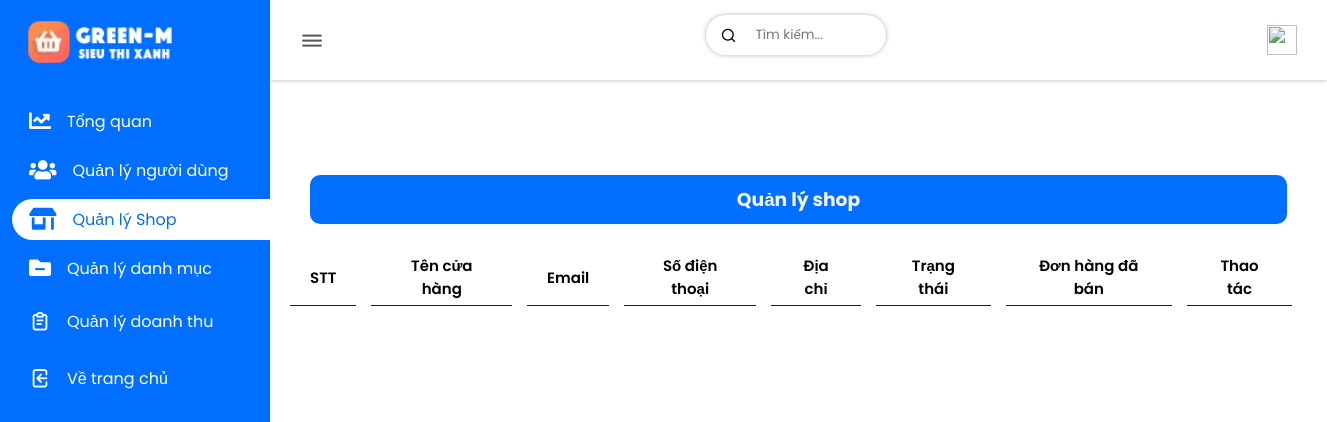
Page /admin/admin/index.php?act=shop on the earlier database version.
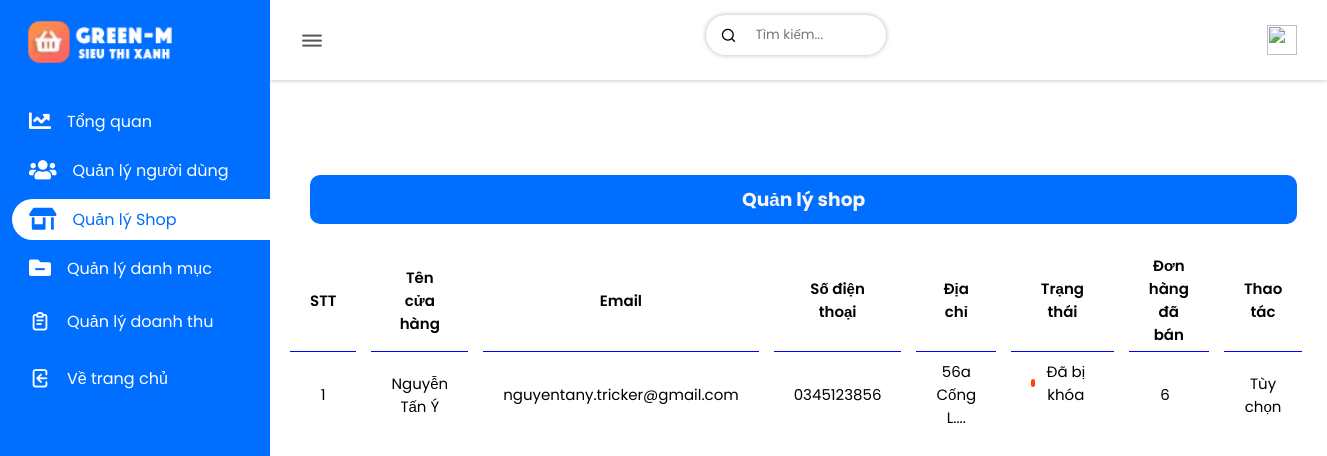
Same page on the later database version.
### tables this page shows
CREATE TABLE `account` (
  `account_id` int(123) NOT NULL,
  `account_name` longblob NOT NULL,
  `account_sex` varchar(3) NOT NULL,
  `account_address` varchar(80) NOT NULL,
  `account_number_pay` varchar(25) NOT NULL,
  `account_pay` varchar(15) NOT NULL,
  `account_avt` varchar(299) NOT NULL DEFAULT 'view/images/account/user.png',
  `account_username` varchar(30) NOT NULL,
  `account_email` varchar(40) NOT NULL,
  `account_verified_mail` varchar(15) NOT NULL DEFAULT 'Chưa xác thực',
  `account_phone` varchar(10) NOT NULL,
  `account_pass` varchar(100) NOT NULL,
  `account_position` varchar(20) NOT NULL DEFAULT 'Khách hàng',
  `account_notify` varchar(100) NOT NULL,
  `account_status` varchar(30) NOT NULL DEFAULT 'Offline',
  `time_reg` timestamp NOT NULL DEFAULT current_timestamp()
);

### admin/admin/model/connect.php (called while the page is built, shortened)
<?php
    class dao_con {
        public static function conn_db() {
            $sqlServer = "mysql:host=localhost; dbname=green_m8683";
            $username = "root";
            $password = "";
            try {
                $conn = new PDO($sqlServer, $username, $password);
                $conn->setAttribute(PDO::ATTR_ERRMODE, PDO::ERRMODE_EXCEPTION);
            } catch(PDOException $e) {
                echo 'Ket noi database that bai do ' . $e->getMessage();
            }
            return $conn;
        }
        public static function conn_show_all($sql) {
            $conn = self::conn_db();
            $sqlBindParam = array_slice(func_get_args(), 1);
            try {
                $stmt = $conn->prepare($sql);
                $stmt->execute($sqlBindParam);
                $ketqua = $stmt->fetchAll();
                return $ketqua;
            } catch (PDOException $e) {
                throw $e;
            } finally {
                unset($conn);
            }
        }
    }
?>

### admin/admin/model/account.php (called while the page is built, shortened)
<?php
    include_once "connect.php";
    class account_lass extends dao_con {
        public static function show_shop() {
            $sql = "SELECT account.*, IFNULL(COUNT(orders.order_id), 0) AS soLuongDonHang
                    FROM account
                    LEFT JOIN orders ON account.account_id = orders.shop_id
                    WHERE account.account_position = 'Shop'
                    GROUP BY account.account_id
                    ORDER BY soLuongDonHang DESC
            ";
            return self::conn_show_all($sql);
        }
    }
?>

### admin/admin/view/shop.php (the view, shortened to what this page needs)
<main>
         <div class="wrapper flex">
            <div class="projects-category">
               <div class="card-header flex flex-tinh">
                  <h3>Quản lý shop</h3>
               </div>
               <table>
                  <thead>
                     <th>
                        <tr>
                           <td>STT</td>
                           <td>Tên cửa hàng</td>
                           <td>Email</td>
                           <td>Số điện thoại</td>
                           <td>Địa chỉ</td>
                           <td>Trạng thái</td>
                           <td>Đơn hàng đã bán</td>
                           <td>Thao tác</td>
                        </tr>
                     </th>
                  </thead>
                  <tbody>
                     <?php
                        $i = 0;
                        foreach($show as $items) {
                           extract($items);
                           $address = substr($account_address, 0, 12) . '...';
                           $i++;
                           echo '
                           <tr>
                                 <input type="hidden" value="'. $account_id .'" class="account-id">
                                 <input type="hidden" value="'. $account_email .'" class="account-email">
                                 <input type="hidden" value="'. $account_status .'" class="account-status">
                                 <td>'. $i .'</td>
                                 <td>'. $account_name .'</td>
                                 <td id="verified-mail">'; echo ($account_verified_mail == "Đã xác thực") ? $account_email : '<del class="not_verified">' . $account_email . '</del>'; echo '</td>
                                 <td>'. $account_phone .'</td>
                                 <td class="address-user">'. $address .'.<input type="hidden" value="'. $account_address .'"></td>
                                 <td class="status-box">
                                 '; if($account_status == "Khóa") {
                                    echo '<span class="status pending"></span>Đã bị khóa';
                                 }  else if($account_status == "Online") {
                                    echo '<span class="status online"></span>'. $account_status .'';
                                 } else {
                                    echo '<span class="status offline"></span>'. $account_status .'';
                                 } echo'
                                 </td>
                                 <td>'. $soLuongDonHang .'</td>
                                 <td class="option-user">Tùy chọn</td>
                              </tr>
                           ';
                        }
                     ?>
                  </tbody>
               </table>
            </div>
         </div>
      </main>
   </div>

Differences in the rows shown:
now on this page (row edited): account: account_name "Nguyễn Tấn Ý", account_email "nguyentany.tricker@gmail.com", account_phone "0345123856", account_address "56a Cống L...", account_status "Khóa" (drawn), soLuongDonHang "6"
